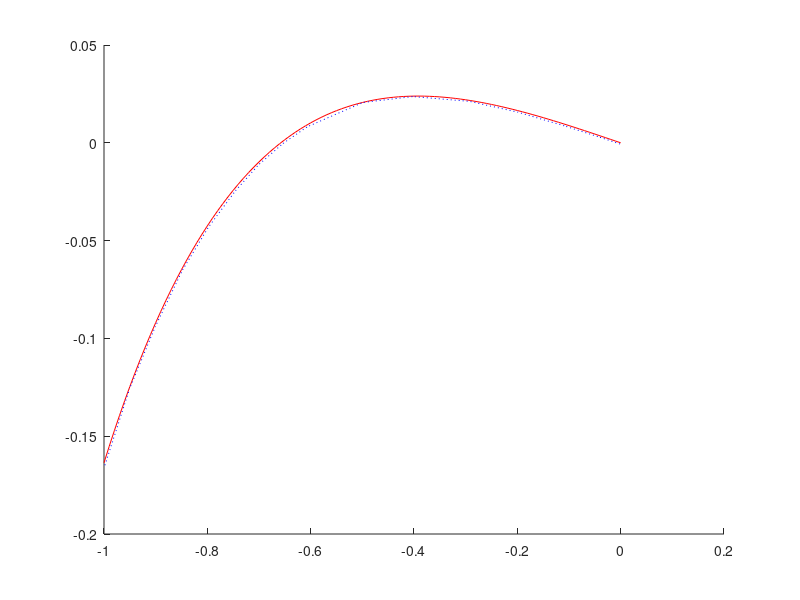

This chart was generated by the following MATLAB code: (Note: this script raises an error after producing the figure.)
clear all; close all; clc

%% Input

% Load
S_max = 200e8; % [N/m^2]
R_load = 0.1; % [-]

% Total number of cycles
N = 1e9; % [-]

% Adherent
E   = 70e9; % [Pa]
t   = 0.0016; % [m]
v   = 0.34; % [-]
% Strap (upper, long adherent) length
L_1 = 32*0.0016*(1+1.25); % [m]
% lap (lower, short adherent) length
L_2 = 32*0.0016; % [m]

% Adhesive
t_a = 0.078*0.0016; % [m]
E_a = 0.04*70e9; % [Pa]
G_a = 1.1e9; % [Pa]
v_a = 0.4; % [-]

% Initial crack length
b = 0; % [m]

%% Calculations

% Initital geometry
l_A = L_1-(L_2+b);
l_B = L_2-b;

% Initial angle neutral axis w.r.t. adherent neutral axis
alpha = (t + t_a)/(2*(l_A+l_B));

% Applied force
P = S_max*t; % [N/m]
P_min = P*R_load; % [N/m]
P_mean = P*(1+R_load)/2; % [N/m]

% Applied stress
S_min = S_max*R_load; % [N/m^2]
S_mean = S_max*(1+R_load)/2; % [N/m^2]

% Adherent stiffnesses
% Free adherent
D_11 = E*t^3/12;
A_11 = E*t;
% Overlap region (lumped together)
D_00 = 2*E*(t^3/12+t*(t/2+t_a/2)^2) + E_a*t_a^3/12;
A_00 = E*t*2 + E_a*t_a;

% x-vector spanning the free adherent length 
x1 = 0:l_A/100:l_A;
% x-vector spanning the overlap length
x0 = 0:l_B/100:l_B;
% x-vector spanning the entire length
x = [x1 x0+l_A];

% Calculate displacement and overlap edge loads

% >> Roller-Roller Boundary Conditions

P_in =(8/l_B)^2*D_11;
P = P_in/cos(alpha);

% Eigenvalues
lambda_1 = sqrt(P/D_11);
lambda_0 = sqrt(P/D_00);

% Integration coeficients
A_1 = 0;
B_1 = -sqrt(D_11) * (cosh(D_00 ^ (-0.1e1 / 0.2e1) * sqrt(P) * l_B) * t + cosh(D_00 ^ (-0.1e1 / 0.2e1) * sqrt(P) * l_B) * t_a + (2 * alpha * l_A) + 0.2e1 * alpha * l_B - t - t_a) / (sqrt(D_11) * cosh(D_00 ^ (-0.1e1 / 0.2e1) * sqrt(P) * l_B) * sinh(D_11 ^ (-0.1e1 / 0.2e1) * sqrt(P) * l_A) + sqrt(D_00) * cosh(D_11 ^ (-0.1e1 / 0.2e1) * sqrt(P) * l_A) * sinh(D_00 ^ (-0.1e1 / 0.2e1) * sqrt(P) * l_B)) / 0.2e1;
A_0 = (-0.2e1 * sqrt(D_00) * B_1 * cosh(D_11 ^ (-0.1e1 / 0.2e1) * sqrt(P) * l_A) * D_11 ^ (-0.1e1 / 0.2e1) * sinh(D_00 ^ (-0.1e1 / 0.2e1) * sqrt(P) * l_B) + (-0.2e1 * l_A - 0.2e1 * l_B) * alpha + t + t_a) / cosh(D_00 ^ (-0.1e1 / 0.2e1) * sqrt(P) * l_B) / 0.2e1;
B_0 = sqrt(D_00) * B_1 * cosh(D_11 ^ (-0.1e1 / 0.2e1) * sqrt(P) * l_A) * D_11 ^ (-0.1e1 / 0.2e1);

% From force equilibrium (M_A = M_B = 0) due to roller BC
R_A = 0;
M_A = 0;

% Vertical displacement of the free adherent
w1 = A_1 * cosh(lambda_1.*x1) + B_1 * sinh(lambda_1.*x1) + (alpha + R_A/P) .* x1 + M_A/P;
% Vertical desiplacement of the overlap region
w0 = A_0 * cosh(lambda_0.*x0) + B_0 * sinh(lambda_0.*x0) + alpha .* (l_A + x0) - (t + t_a)/2 + (l_A + x0) * R_A/P + M_A/P;

% > Validation < of the displacement using MoABJ
xvalues = [-0.998230721115182 -0.950661883911817 -0.9005706115883939 -0.8479058427052352 -0.7979473301249729 -0.7454153209849752 -0.700797834994957 -0.6535966401572694 -0.6064260821833872 -0.49907451140584924 -0.40230287092944583 -0.29253098791120435 -0.19848602831356832	-0.10707583900328066 -0.04178868223189536 0.002604133423541821];
yvalues = [ -0.16484356051418875 -0.1258275144567702 -0.09384518171489853 -0.06499036215326093 -0.04316414976320254 -0.024465450553378343 -0.011227772317040474 -0.00033636723387414635 0.008211317768104465 0.02060648224976705 0.023636978694614313 0.02118602959010432 0.015625438809247244 0.008504921046248948 0.0029724140572143787 -0.000977188301824139];

figure(1)
hold on
plot((-l_B:l_B/100:0)/l_B,-w0/t,'r')
plot(xvalues,yvalues,':b')
hold off

% Bending moment of the free adherent
% TO DO: Verifiy the sign (normal it is -, but because we define downwards
% displacement as positive, I think it should be +)
M1 = P * (-A_1 * cosh(lambda_1 .* x1) - B_1 * sinh(lambda_1 .* x1));
% Bending moment of the overlap region
M0 = P * (-A_0 * cosh(lambda_0 .* x0) - B_0 * sinh(lambda_0 .* x0));

% Shear force in the free adherent
Q1 = P * (-A_1*lambda_1*sinh(lambda_1.*x1)-B_1*lambda_1*sinh(lambda_1.*x1));
% Shear force in the overlap region
Q2 = P * (-A_0*lambda_0*sinh(lambda_0.*x0)-B_0*lambda_0*sinh(lambda_0.*x0));

% Overlap edge loads
% > From MoABJ, chapter Analysis of Cracked Lap Shear Joints, page 31
M_k = M1(end);
Q_k = Q1(end);

% Adhesive Stresses
F=P_in;
x0 = -l_B:l_B/1000:0;

% > From MoABJ, chapter Analysis of Cracked Lap Shear Joints, page 30
beta_k = sqrt(F/D_11);
beta_0 = sqrt(F/D_00);

% > From MoABJ, chapter Analysis of Cracked Lap Shear Joints, page 33
alpha_k = A_11 * t^2 / (4 * D_11);
alpha_a = (1 + alpha_k) / 4;

% Bending moment factor
k = M_k/(P_in*(t+t_a)/2);
% By GR (note: t_a = 0 in for this expression)
% > From MoABJ, chapter Analysis of Cracked Lap Shear Joints, page 40
k = 1/(1+2*sqrt(2)*tanh(beta_k*l_B/(2*sqrt(2))*coth(beta_k*l_A)));

% Peel stress integration constants 
% > From Luo and Tong 2004
beta_s = sqrt(2)/2*(24*E_a/(E*t^3*t_a))^(1/4);
beta_t = sqrt(8*G_a/(A_11*t_a));
beta_a = sqrt(alpha_a*beta_t^2);

% Peel stress integration constants 
% > From Luo and Tong 2004
B_s1 = 6/(beta_s^3*E*t^3)*(M_k*beta_s*(sinh(beta_s*l_B)*cos(beta_s*l_B)+cosh(beta_s*l_B)*sin(beta_s*l_B))+Q_k*sinh(beta_s*l_B)*sin(beta_s*l_B))/(sinh(2*beta_s*l_B)+sin(2*beta_s*l_B));
B_s4 = 6/(beta_s^3*E*t^3)*(M_k*beta_s*(sinh(beta_s*l_B)*cos(beta_s*l_B)-cosh(beta_s*l_B)*sin(beta_s*l_B))+Q_k*cosh(beta_s*l_B)*cos(beta_s*l_B))/(sinh(2*beta_s*l_B)+sin(2*beta_s*l_B));

% Adhesive shear stress (Luo and Tong 2007)
Shear_a1 = beta_t*(F*t+6*M_k)*cosh(beta_t*x0)/(8*t*sinh(beta_t*l_B)) + 3*(F*t-2*M_k)/(8*t*l_B);
% Adheisve peel stress (Luo and Tong 2004)
Peel_a1 = 2*E_a/t_a*(B_s1*sinh(beta_s*x0).*sin(beta_s*x0)+B_s4*cosh(beta_s*x0).*cos(beta_s*x0));

G_I_max = t_a/(2*E_a)*Peel_a1(1)^2
G_II_max = t_a/(2*G_a)*Shear_a1(1)^2
G_t_max = G_I_max+G_II_max;
MR = G_II_max/G_t_max

G_eq1_max = sqrt(G_I_max)/2+sqrt(G_I_max/2+G_II_max);
G_eq1_min = sqrt(G_I_min)/2+sqrt(G_I_min/2+G_II_min);
dG_eq1 = (G_eq1_max-G_eq1_min)^2;

c0 = 5.27*10^(-17);
m0 = 3.78;
c100 = 2.23*10^(-24);

k1 = (1+t_a/t)*k;
Shear_a_max = 1/8*((3*k1+1)*beta_t*coth(beta_t*l_B)+3*(1-k1))*F;
Peel_a_max = (1+(beta_k/beta_s)*coth(beta_k*l_A))*beta_s^2*M_k;



% > Validation < of the adhesive stresses using MoABJ
values= [-0.8006306983706201;4.064671588496779
-0.8110654444860231;4.049983038221711
-0.8210032979292641;4.03599394272166
-0.8391398804631789;4.010463843434053
-0.8470907227815917;4.224497004584933
-0.8550410055361846;4.213305728184892
-0.8632408537544983;4.6522135994992055
-0.8711916960729111;4.866246760650085
-0.879142538391324;5.080279921800965
-0.8851058100210886;5.297110902051855
-0.8908211948785921;5.739516047241182
-0.8970340319720778;6.40644617520644
-0.9027499763934014;7.074075757946687
-0.908962253923067;7.515781448361011
-0.9149272042442915;8.408285741264706
-0.9211417200292372;9.750889181882727
-0.9251196592256337;10.871415731437352
-0.928848592522129;11.767067570828544
-0.9333234243906874;12.886894665608168
-0.9368055900425618;14.458569545039651
-0.9412821006025803;16.254069952472037
-0.9450132721543556;18.050619542066954
-0.9489940091698521;20.297268279376226
-0.9529758653129885;22.994365891787353
-0.956709834683864;25.917037669136903
-0.9611908217544424;29.51433357697674
-0.9651765948443188;33.78800225224437
-0.9691634870618353;38.51211980261385
-0.9729036116347307;43.91226039302363
-0.97514690298912;46.8370305346982
-0.9771428671350683;50.21259927886213
-0.9813843608906857;57.413835914904325
-0.9851317597932412;65.74189419347618
-0.9891315219786176;75.64617380751704
-0.9931352011107342;87.12702448441439
-0.9973918030894917;100.40932093433167
-0.9989015062758579;108.06485344673825
-1.0001526909773832;111.66669581061561];

xvalues = values(1:2:end);
yvalues = values(2:2:end);

figure(2)
hold on
plot(x0/l_B,Shear_a1/10^6,'b')
plot(xvalues,yvalues,':r')
hold off

figure(3)
hold on
plot(x0/l_B,Peel_a1/10^6,'b')
hold off

% >> Clamped-Clamped Boundary Conditions